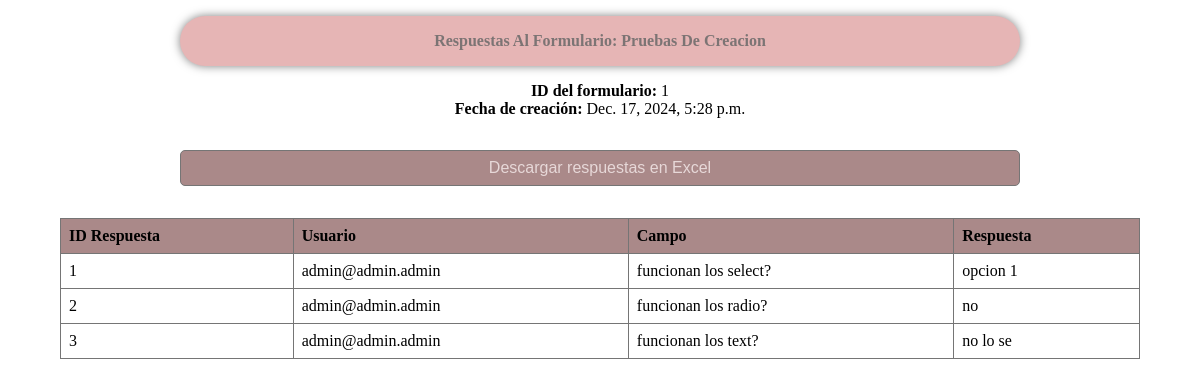
Page /FormsGestion/forms/show-responses/1 (signed in) on the committed database.
### FormsGestion/models.py (models this page shows, shortened)
class FormStructure(models.Model):
    id = models.AutoField(primary_key=True)
    creator = models.ForeignKey(users, on_delete=models.CASCADE, null=False, default=1)
    name = models.CharField(max_length = 50)
    date = models.DateTimeField(default=timezone.now)

class FormField(models.Model):
    id = models.AutoField(primary_key=True)
    group = models.ForeignKey(FieldGroup, on_delete=models.CASCADE)
    type = models.ForeignKey(FormEntity, on_delete=models.CASCADE)
    name = models.CharField(max_length = 50)
    text = models.TextField(blank=True)
    specials = models.TextField(blank=True)

class FieldResponse(models.Model):
    id= models.AutoField(primary_key=True)
    user = models.ForeignKey(users, on_delete=models.CASCADE)
    field = models.ForeignKey(FormField, on_delete=models.CASCADE)
    response = models.TextField()

### SessionManager/models.py (models this page shows, shortened)
class users(models.Model):
    id = models.AutoField(primary_key=True)
    name = models.CharField(max_length = 50)
    email = models.CharField(max_length = 100)
    password = models.CharField(max_length = 100)

### FormsGestion/views.py (the view, shortened to what this page needs)
# urls.py: path('forms/show-responses/<int:id>', views.show_form_responses),
def show_form_responses(request, id):
    form = FormStructure.objects.get(id=id)
    responses = FieldResponse.objects.filter(field__group__structure=form)
    if(form.creator.id != request.session.get('user_id')):
        return redirect('/FormsGestion')
    return render(request, 'formResponses.html', {
        'form': {
            'id': form.id,
            'name': form.name,
            'date': form.date,
            'responses': [{
                'id': response.id,
                'user': response.user.email,
                'field': response.field.name,
                'response': response.response
            } for response in responses],
        },
        "logged":request.session.get('logged')
    })

### FormsGestion/templates/formResponses.html (shortened to what this page needs)
{% extends "basics.html" %}
{% block content %}
<body>
    <h1 class="title frame right-arrow left-arrow secondary-background muted-color width-l font-size-auto">Respuestas al Formulario: {{ form.name }}</h1>
    <div class="container forms-container full-width">
        <p><strong>ID del formulario:</strong> {{ form.id }}</p>
        <p><strong>Fecha de creación:</strong> {{ form.date }}</p>
        <a class="big-margin width-l" href="?download=true"><button class="full-width
            ">Descargar respuestas en Excel</button></a>
    </div>
    <section class="table-container">
        <table>
            <thead>
                <tr>
                    <th>ID Respuesta</th>
                    <th>Usuario</th>
                    <th>Campo</th>
                    <th>Respuesta</th>
                </tr>
            </thead>
            <tbody>
                {% for response in form.responses %}
                <tr>
                    <td>{{ response.id }}</td>
                    <td>{{ response.user }}</td>
                    <td>{{ response.field }}</td>
                    <td>{{ response.response }}</td>
                </tr>
                {% endfor %}
            </tbody>
        </table>
    </section>
</body>
{% endblock content %}

### FormsGestion/templates/basics.html (shortened to what this page needs)
{% extends "headers.html" %}
{% load static %}
{% block custom_style %}
    <link rel="stylesheet" href="{% static 'FormsGestion/css/styles.css' %}" />
{% endblock custom_style %}

### templates/headers.html (shortened to what this page needs)
{% load static %}
<html lang="es">
<head>
    <link rel="stylesheet" href="{% static 'css/globals.css' %}" />
    {% block custom_style %}    {% endblock custom_style %}
</head>
{% block content %}{% endblock content %}

### FormsGestion/templates/options.html (shortened to what this page needs)
    {% load static %}

### static/css/globals.css (style rules this page uses)
:root { --header-background: #aa8989; --header-height: 50px; --background-main: #aa8989; --background-secondary: #e6b5b5; --background-tertiary: #999c6d; --text-main: #e7d8d8; --text-secondary: #573b3b; --text-muted: #7c7474; --text-hover: #757575; --text-link: #3e836d; --border-color: #757575; --shadow-color: rgba(0, 0, 0, 0.5); }
* { margin: 0; padding: 0; box-sizing: border-box; }

### FormsGestion/static/FormsGestion/css/styles.css (style rules this page uses)
body { overflow: hidden; }
a { text-decoration: none; color: var(--text-link); }
.form-button-container input[type="reset"], .form-button-container input[type="submit"], .button-container button, button { padding: 0.5rem 1.5rem; background-color: var(--background-main); color: var(--text-main); border: 1px solid var(--border-color); border-radius: 5px; font-size: 1rem; cursor: pointer; transition: background-color 0.3s, transform 0.2s; text-align: center; white-space: nowrap; overflow: hidden; text-overflow: ellipsis; }
.container { width: 100%; display: flex; flex-direction: column; flex-wrap: wrap; justify-content: center; align-items: center; }
.title { font-weight: bold; font-size: 2rem; text-align: center; margin: 1rem auto; padding: .5rem; width: max-content; color: var(--text-main); text-transform: capitalize; }
.frame { padding: 1rem; box-shadow: 0 0 10px var(--shadow-color); }
.secondary-background { background-color: var(--background-secondary); }
.forms-container { width: 100%; overflow-y: auto; overflow-x: hidden; display: flex; flex-direction: column; flex-wrap: wrap; justify-content: center; }
.table-container { width: 100%; overflow-x: auto; margin: auto; }
table { width: 100%; border-collapse: collapse; }
table { width: 90%; border-collapse: collapse; margin: auto; }
th, td { border: 1px solid var(--border-color); padding: 8px; text-align: left; }
th { background-color: var(--background-main); }
.width-l { width: 70%; }
.font-size-auto { font-size: 100%; }
.big-margin { margin: 2rem; }
.full-width { width: 100%; }
.right-arrow { border-top-right-radius: 50px; border-bottom-right-radius: 50px; }
.left-arrow { border-top-left-radius: 50px; border-bottom-left-radius: 50px; }
.muted-color { color: var(--text-muted); }

### rows in the picture
FormStructure: name "Pruebas De Creacion", date "Dec. 17, 2024, 5:28 p.m."
users: user "admin@admin.admin" "admin@admin.admin" "admin@admin.admin"
FormField: field "funcionan los select?"
FieldResponse: response "opcion 1"
FormField: field "funcionan los radio?"
FieldResponse: response "no"
FormField: field "funcionan los text?"
FieldResponse: response "no lo se"

### other values in the picture
{{ response.id }} "1" "2" "3"
